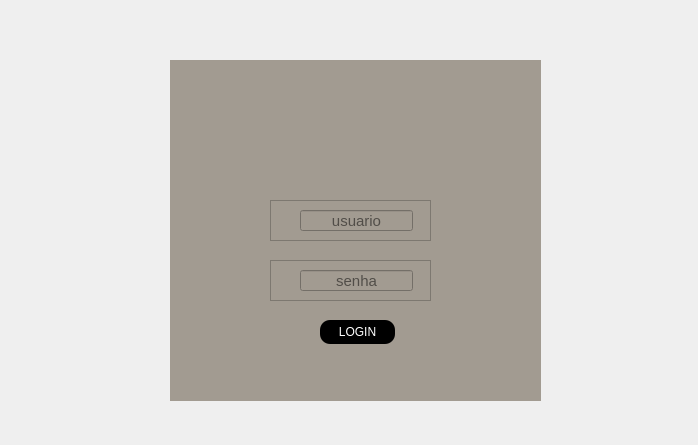
<?xml version="1.0" encoding="UTF-8"?>
<ui version="4.0">
 <class>Form</class>
 <widget class="QWidget" name="Form">
  <property name="geometry">
   <rect>
    <x>0</x>
    <y>0</y>
    <width>698</width>
    <height>445</height>
   </rect>
  </property>
  <property name="windowTitle">
   <string>Form</string>
  </property>
  <widget class="QWidget" name="telaLogin" native="true">
   <property name="geometry">
    <rect>
     <x>170</x>
     <y>60</y>
     <width>371</width>
     <height>341</height>
    </rect>
   </property>
   <property name="styleSheet">
    <string notr="true">
background-color: rgb(162, 155, 145);
</string>
   </property>
   <widget class="QFrame" name="usuario">
    <property name="geometry">
     <rect>
      <x>100</x>
      <y>140</y>
      <width>161</width>
      <height>41</height>
     </rect>
    </property>
    <property name="frameShape">
     <enum>QFrame::Shape::StyledPanel</enum>
    </property>
    <property name="frameShadow">
     <enum>QFrame::Shadow::Raised</enum>
    </property>
    <widget class="QLineEdit" name="txt_usuario">
     <property name="geometry">
      <rect>
       <x>30</x>
       <y>10</y>
       <width>113</width>
       <height>21</height>
      </rect>
     </property>
     <property name="font">
      <font>
       <pointsize>11</pointsize>
      </font>
     </property>
     <property name="alignment">
      <set>Qt::AlignmentFlag::AlignCenter</set>
     </property>
     <property name="placeholderText">
      <string>usuario</string>
     </property>
    </widget>
   </widget>
   <widget class="QFrame" name="senha">
    <property name="geometry">
     <rect>
      <x>100</x>
      <y>200</y>
      <width>161</width>
      <height>41</height>
     </rect>
    </property>
    <property name="frameShape">
     <enum>QFrame::Shape::StyledPanel</enum>
    </property>
    <property name="frameShadow">
     <enum>QFrame::Shadow::Raised</enum>
    </property>
    <widget class="QLineEdit" name="txt_senha">
     <property name="geometry">
      <rect>
       <x>30</x>
       <y>10</y>
       <width>113</width>
       <height>21</height>
      </rect>
     </property>
     <property name="font">
      <font>
       <pointsize>11</pointsize>
      </font>
     </property>
     <property name="echoMode">
      <enum>QLineEdit::EchoMode::Password</enum>
     </property>
     <property name="alignment">
      <set>Qt::AlignmentFlag::AlignCenter</set>
     </property>
     <property name="placeholderText">
      <string>senha</string>
     </property>
    </widget>
   </widget>
   <widget class="QPushButton" name="botaoLogin">
    <property name="geometry">
     <rect>
      <x>150</x>
      <y>260</y>
      <width>75</width>
      <height>24</height>
     </rect>
    </property>
    <property name="cursor">
     <cursorShape>PointingHandCursor</cursorShape>
    </property>
    <property name="styleSheet">
     <string notr="true">QPushButton{

	background-color: rgb(0, 0, 0);
	color: rgb(255, 255, 255);
	border-radius:10px

}
QPushButton:hover{
	background-color: rgb(255, 255, 255);
	color: rgb(0, 0, 0);
}</string>
    </property>
    <property name="text">
     <string>LOGIN</string>
    </property>
   </widget>
   <widget class="QLabel" name="imagem">
    <property name="geometry">
     <rect>
      <x>140</x>
      <y>40</y>
      <width>81</width>
      <height>81</height>
     </rect>
    </property>
    <property name="text">
     <string/>
    </property>
   </widget>
  </widget>
 </widget>
 <tabstops>
  <tabstop>txt_usuario</tabstop>
  <tabstop>txt_senha</tabstop>
  <tabstop>botaoLogin</tabstop>
 </tabstops>
 <resources/>
 <connections/>
</ui>
